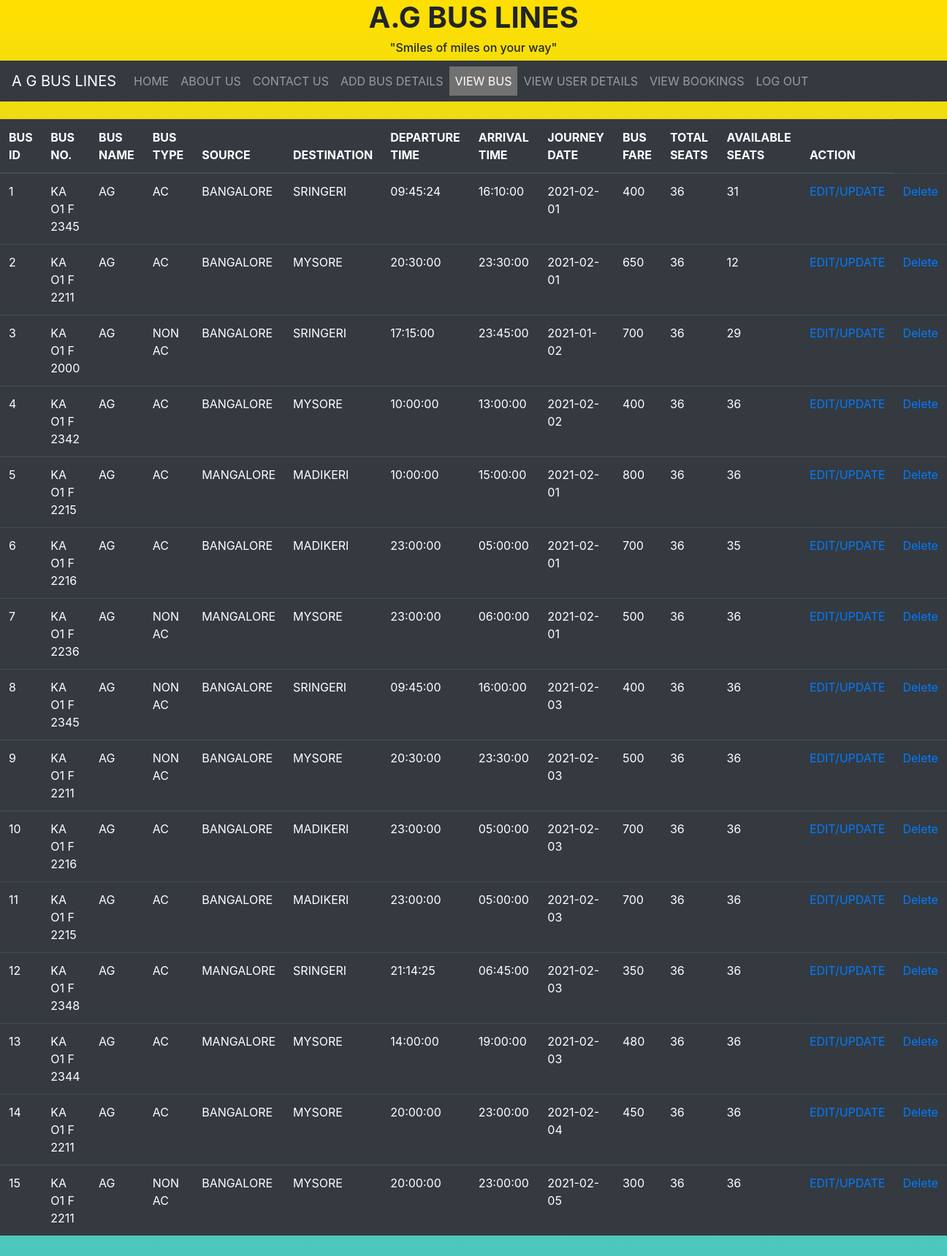
/viewbus.php, run on the app's committed database.
### tables this page shows
CREATE TABLE `busdetails` (
  `busid` int(11) NOT NULL,
  `busno` varchar(50) NOT NULL,
  `busname` varchar(50) NOT NULL,
  `bustype` varchar(50) NOT NULL,
  `source` varchar(50) NOT NULL,
  `destination` varchar(50) NOT NULL,
  `depttime` time NOT NULL,
  `arrivaltime` time NOT NULL,
  `journeydate` date NOT NULL,
  `busfare` int(11) NOT NULL,
  `totalseats` int(11) NOT NULL,
  `availableseats` int(11) NOT NULL,
  `adminid` int(11) NOT NULL
);

### viewbus.php (the view, shortened to what this page needs)
<?php
     require 'dbconfig/config.php';
?>
<!DOCTYPE html>
<html>
<head>
<link rel="stylesheet" href="css/style.css">
<link rel="stylesheet" href="https://cdn.jsdelivr.net/npm/bootstrap@4.5.3/dist/css/bootstrap.min.css">
</head>
       <center> <h1><b>A.G BUS LINES</b></h1>
        <h6> "Smiles of miles on your way"</h6></center>
        <nav class="navbar navbar-expand-lg navbar-dark bg-dark">
            <a class="navbar-brand" href="#">A G BUS LINES</a>
            <div class="collapse navbar-collapse" id="navbarNav">
              <ul class="navbar-nav">
                <li class="nav-item ">
                <a class="nav-link" href="home.php">HOME <span class="sr-only">(current)</span></a>
                </li>
                <li class="nav-item">
                <a class="nav-link" href="aboutus.php">ABOUT US</a>
                </li>
                <li class="nav-item">
                <a class="nav-link" href="contactus.php">CONTACT US</a>
                </li>
                <li class="nav-item">
                <a class="nav-link" href="busmodify.php">ADD BUS DETAILS</a>
                </li>
                <li class="nav-item active">
                <a class="nav-link" href="viewbus.php">VIEW BUS</a>
                </li>
                <li class="nav-item">
                <a class="nav-link" href="userdetails.php">VIEW USER DETAILS</a>
                </li>
                <li class="nav-item">
                <a class="nav-link" href="AMOUNT.php">VIEW BOOKINGS</a>
                </li>
                <li class="nav-item">
                <a class="nav-link" href="admin.php">LOG OUT</a>
                </li>
               </ul>
          </div>
        </nav>
        <br>
<body style ="background:linear-gradient(rgb(255,223,0,1),rgba(0, 181, 204,0.8) );">
<table class="table table-dark">
  <thead>
    <tr>
      <th scope="col">BUS ID</th>
      <th scope="col">BUS NO.</th>
      <th scope="col">BUS NAME </th>
      <th scope="col">BUS TYPE </th>
      <th scope="col">SOURCE</th>
      <th scope="col">DESTINATION</th>
      <th scope="col">DEPARTURE TIME</th>
      <th scope="col">ARRIVAL TIME</th>
      <th scope="col">JOURNEY DATE</th>
      <th scope="col">BUS FARE</th>
      <th scope="col">TOTAL SEATS</th>
      <th scope="col">AVAILABLE SEATS</th>
      <th scope="col">ACTION</th>
    </tr>
  </thead>
<?php
    $sql="Select * from busdetails";
    $result=$con->query($sql);
    if($result->num_rows >0){
        while ($row=$result->  fetch_assoc()){
            echo"<tr>
            <td>".$row["busid"]."</td>
            <td>".$row["busno"]."</td>
            <td>".$row["busname"]."</td>
            <td>".$row["bustype"]."</td>
            <td>".$row["source"]."</td>
            <td>".$row["destination"]."</td>
            <td>" .$row["depttime"]."</td>
            <td>".$row["arrivaltime"]."</td>
            <td>".$row["journeydate"]."</td>
            <td>".$row["busfare"]."</td>
            <td>".$row["totalseats"]."</td>
            <td>".$row["availableseats"]."</td>
            <td> <a href='up.php?a=$row[busid] &b=$row[busno] & c=$row[busname]& d=$row[bustype] & e=$row[source]& f=$row[destination]&  g=$row[depttime]&  h=$row[arrivaltime]& i=$row[journeydate]& j=$row[busfare] & k=$row[totalseats]& l=$row[availableseats]'> EDIT/UPDATE </a></td>
           <td><a href='delete.php?t=$row[busid]'> Delete</a> </td>
            </tr>
            ";
        }
        echo "</table>";
    }
    else{
        echo "no rows";
    }
    ?>
    <br>
    <br>
    <br>
    <br>
    <br>
    <br>
    <br>
    <br>
    <br>
    <br>

### css/style.css (style rules this page uses)
* { box-sizing:border-box }
.active, .dot:hover { background-color: #717171; }

### data on the page
busdetails: busid "1", busno "KA O1 F 2345", busname "AG", bustype "AC", source "BANGALORE", destination "SRINGERI", depttime "09:45:24", arrivaltime "16:10:00", journeydate "2021-02-01", busfare "400", totalseats "36", availableseats "31"
busdetails: busid "2", busno "KA O1 F 2211", busname "AG", bustype "AC", source "BANGALORE", destination "MYSORE", depttime "20:30:00", arrivaltime "23:30:00", journeydate "2021-02-01", busfare "650", totalseats "36", availableseats "12"
busdetails: busid "3", busno "KA O1 F 2000", busname "AG", bustype "NON AC", source "BANGALORE", destination "SRINGERI", depttime "17:15:00", arrivaltime "23:45:00", journeydate "2021-01-02", busfare "700", totalseats "36", availableseats "29"
busdetails: busid "4", busno "KA O1 F 2342", busname "AG", bustype "AC", source "BANGALORE", destination "MYSORE", depttime "10:00:00", arrivaltime "13:00:00", journeydate "2021-02-02", busfare "400", totalseats "36", availableseats "36"
busdetails: busid "5", busno "KA O1 F 2215", busname "AG", bustype "AC", source "MANGALORE", destination "MADIKERI", depttime "10:00:00", arrivaltime "15:00:00", journeydate "2021-02-01", busfare "800", totalseats "36", availableseats "36"
busdetails: busid "6", busno "KA O1 F 2216", busname "AG", bustype "AC", source "BANGALORE", destination "MADIKERI", depttime "23:00:00", arrivaltime "05:00:00", journeydate "2021-02-01", busfare "700", totalseats "36", availableseats "35"
busdetails: busid "7", busno "KA O1 F 2236", busname "AG", bustype "NON AC", source "MANGALORE", destination "MYSORE", depttime "23:00:00", arrivaltime "06:00:00", journeydate "2021-02-01", busfare "500", totalseats "36", availableseats "36"
busdetails: busid "8", busno "KA O1 F 2345", busname "AG", bustype "NON AC", source "BANGALORE", destination "SRINGERI", depttime "09:45:00", arrivaltime "16:00:00", journeydate "2021-02-03", busfare "400", totalseats "36", availableseats "36"
busdetails: busid "9", busno "KA O1 F 2211", busname "AG", bustype "NON AC", source "BANGALORE", destination "MYSORE", depttime "20:30:00", arrivaltime "23:30:00", journeydate "2021-02-03", busfare "500", totalseats "36", availableseats "36"
busdetails: busid "10", busno "KA O1 F 2216", busname "AG", bustype "AC", source "BANGALORE", destination "MADIKERI", depttime "23:00:00", arrivaltime "05:00:00", journeydate "2021-02-03", busfare "700", totalseats "36", availableseats "36"
busdetails: busid "11", busno "KA O1 F 2215", busname "AG", bustype "AC", source "BANGALORE", destination "MADIKERI", depttime "23:00:00", arrivaltime "05:00:00", journeydate "2021-02-03", busfare "700", totalseats "36", availableseats "36"
busdetails: busid "12", busno "KA O1 F 2348", busname "AG", bustype "AC", source "MANGALORE", destination "SRINGERI", depttime "21:14:25", arrivaltime "06:45:00", journeydate "2021-02-03", busfare "350", totalseats "36", availableseats "36"
busdetails: busid "13", busno "KA O1 F 2344", busname "AG", bustype "AC", source "MANGALORE", destination "MYSORE", depttime "14:00:00", arrivaltime "19:00:00", journeydate "2021-02-03", busfare "480", totalseats "36", availableseats "36"
busdetails: busid "14", busno "KA O1 F 2211", busname "AG", bustype "AC", source "BANGALORE", destination "MYSORE", depttime "20:00:00", arrivaltime "23:00:00", journeydate "2021-02-04", busfare "450", totalseats "36", availableseats "36"
busdetails: busid "15", busno "KA O1 F 2211", busname "AG", bustype "NON AC", source "BANGALORE", destination "MYSORE", depttime "20:00:00", arrivaltime "23:00:00", journeydate "2021-02-05", busfare "300", totalseats "36", availableseats "36"
